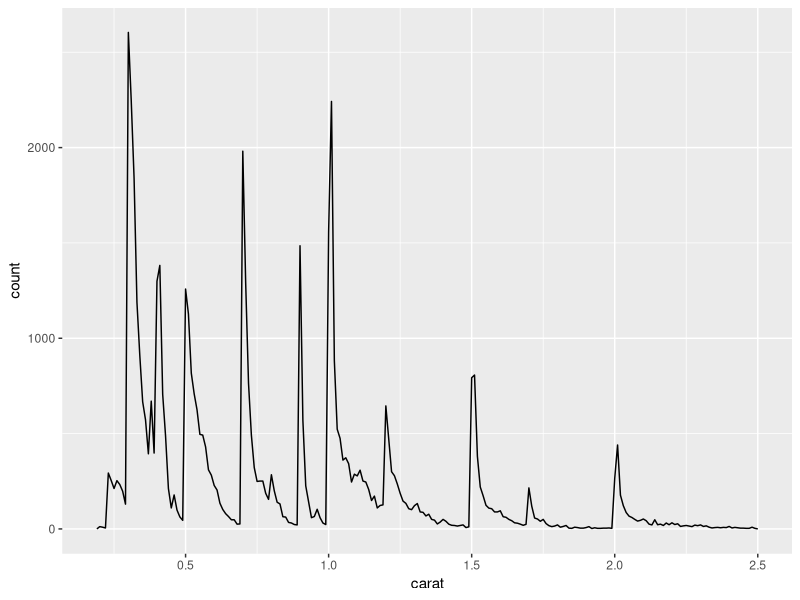

Reproduce this figure in R.
## ---- chunk 1
library(tidyverse)
data("diamonds")
smaller <- diamonds %>%
            filter(carat < 2.5)
## ---- chunk 2
smaller %>% 
  ggplot(aes(carat)) + 
  geom_freqpoly(binwidth = 0.01)
